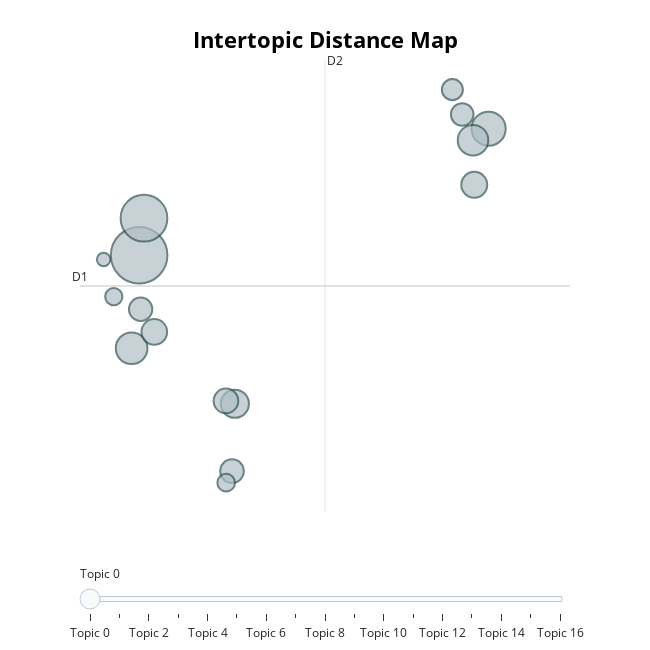

Notebook cell for this chart:
### Code cell
model.visualize_topics()

### Figure 1 — Plotly figure (JSON) as saved in the notebook; plotly's stock layout.template omitted (floating-point values rounded to 4 significant figures)
{"data": [{"customdata": [[0, "language | second | tests | english | instruction", 195], [1, "writing | composition | second | instruction | feedback", 133], [2, "communication | intercultural | cultural | mediated | language", 71], [3, "assisted | computer | learning | language | meta", 61], [4, "teacher | teachers | technology | education | content", 57], [5, "chinese | language | mandarin | instruction | second", 48], [6, "technology | student | in | education | handheld", 41], [7, "communication | synchronous | mediated | computer | analysis", 40], [8, "pronunciation | instruction | second | language | assisted", 37], [9, "games | game | educational | learning | technology", 34], [10, "spanish | instruction | student | language | second", 33], [11, "blended | learning | language | education | second", 31], [12, "reality | virtual | digital | immersive | maker", 27], [13, "mobile | assisted | learning | model | mall", 19], [14, "french | courses | instruction | undergraduate | video", 18], [15, "nan |  |  |  | ", 17], [16, "computer | communication | assisted | instruction | mediated", 11]], "hovertemplate": "<b>Topic %{customdata[0]}</b><br>%{customdata[1]}<br>Size: %{customdata[2]}", "legendgroup": "", "marker": {"color": "#B0BEC5", "line": {"color": "DarkSlateGrey", "width": 2}, "size": [195, 133, 71, 61, 57, 48, 41, 40, 37, 34, 33, 31, 27, 19, 18, 17, 11], "sizemode": "area", "sizeref": 0.1219, "symbol": "circle"}, "mode": "markers", "name": "", "orientation": "v", "showlegend": false, "type": "scatter", "x": [5.433, 5.569, 15.27, 5.221, 14.83, 8.127, 14.87, 5.859, 7.876, 8.047, 5.475, 14.53, 14.25, 7.883, 4.719, null, 4.433], "xaxis": "x", "y": [0.2996, 0.6472, 1.486, -0.5735, 1.379, -1.094, 0.9599, -0.4202, -1.067, -1.726, -0.2077, 1.62, 1.853, -1.835, -0.08919, null, 0.2595], "yaxis": "y"}], "layout": {"annotations": [{"showarrow": false, "text": "D1", "x": 3.768, "y": 0.01065, "yshift": 10}, {"showarrow": false, "text": "D2", "x": 10.66, "xshift": 10, "y": 2.131}], "height": 650, "hoverlabel": {"bgcolor": "white", "font": {"family": "Rockwell", "size": 16}}, "legend": {"itemsizing": "constant", "tracegroupgap": 0}, "margin": {"t": 60}, "shapes": [{"line": {"color": "#CFD8DC", "width": 2}, "type": "line", "x0": 10.66, "x1": 10.66, "y0": -2.11, "y1": 2.131}, {"line": {"color": "#9E9E9E", "width": 2}, "type": "line", "x0": 3.768, "x1": 17.56, "y0": 0.01065, "y1": 0.01065}], "sliders": [{"active": 0, "pad": {"t": 50}, "steps": [{"args": [{"marker.color": [["red", "#B0BEC5", "#B0BEC5", "#B0BEC5", "#B0BEC5", "#B0BEC5", "#B0BEC5", "#B0BEC5", "#B0BEC5", "#B0BEC5", "#B0BEC5", "#B0BEC5", "#B0BEC5", "#B0BEC5", "#B0BEC5", "#B0BEC5", "#B0BEC5"]]}], "label": "Topic 0", "method": "update"}, {"args": [{"marker.color": [["#B0BEC5", "red", "#B0BEC5", "#B0BEC5", "#B0BEC5", "#B0BEC5", "#B0BEC5", "#B0BEC5", "#B0BEC5", "#B0BEC5", "#B0BEC5", "#B0BEC5", "#B0BEC5", "#B0BEC5", "#B0BEC5", "#B0BEC5", "#B0BEC5"]]}], "label": "Topic 1", "method": "update"}, {"args": [{"marker.color": [["#B0BEC5", "#B0BEC5", "red", "#B0BEC5", "#B0BEC5", "#B0BEC5", "#B0BEC5", "#B0BEC5", "#B0BEC5", "#B0BEC5", "#B0BEC5", "#B0BEC5", "#B0BEC5", "#B0BEC5", "#B0BEC5", "#B0BEC5", "#B0BEC5"]]}], "label": "Topic 2", "method": "update"}, {"args": [{"marker.color": [["#B0BEC5", "#B0BEC5", "#B0BEC5", "red", "#B0BEC5", "#B0BEC5", "#B0BEC5", "#B0BEC5", "#B0BEC5", "#B0BEC5", "#B0BEC5", "#B0BEC5", "#B0BEC5", "#B0BEC5", "#B0BEC5", "#B0BEC5", "#B0BEC5"]]}], "label": "Topic 3", "method": "update"}, {"args": [{"marker.color": [["#B0BEC5", "#B0BEC5", "#B0BEC5", "#B0BEC5", "red", "#B0BEC5", "#B0BEC5", "#B0BEC5", "#B0BEC5", "#B0BEC5", "#B0BEC5", "#B0BEC5", "#B0BEC5", "#B0BEC5", "#B0BEC5", "#B0BEC5", "#B0BEC5"]]}], "label": "Topic 4", "method": "update"}, {"args": [{"marker.color": [["#B0BEC5", "#B0BEC5", "#B0BEC5", "#B0BEC5", "#B0BEC5", "red", "#B0BEC5", "#B0BEC5", "#B0BEC5", "#B0BEC5", "#B0BEC5", "#B0BEC5", "#B0BEC5", "#B0BEC5", "#B0BEC5", "#B0BEC5", "#B0BEC5"]]}], "label": "Topic 5", "method": "update"}, {"args": [{"marker.color": [["#B0BEC5", "#B0BEC5", "#B0BEC5", "#B0BEC5", "#B0BEC5", "#B0BEC5", "red", "#B0BEC5", "#B0BEC5", "#B0BEC5", "#B0BEC5", "#B0BEC5", "#B0BEC5", "#B0BEC5", "#B0BEC5", "#B0BEC5", "#B0BEC5"]]}], "label": "Topic 6", "method": "update"}, {"args": [{"marker.color": [["#B0BEC5", "#B0BEC5", "#B0BEC5", "#B0BEC5", "#B0BEC5", "#B0BEC5", "#B0BEC5", "red", "#B0BEC5", "#B0BEC5", "#B0BEC5", "#B0BEC5", "#B0BEC5", "#B0BEC5", "#B0BEC5", "#B0BEC5", "#B0BEC5"]]}], "label": "Topic 7", "method": "update"}, {"args": [{"marker.color": [["#B0BEC5", "#B0BEC5", "#B0BEC5", "#B0BEC5", "#B0BEC5", "#B0BEC5", "#B0BEC5", "#B0BEC5", "red", "#B0BEC5", "#B0BEC5", "#B0BEC5", "#B0BEC5", "#B0BEC5", "#B0BEC5", "#B0BEC5", "#B0BEC5"]]}], "label": "Topic 8", "method": "update"}, {"args": [{"marker.color": [["#B0BEC5", "#B0BEC5", "#B0BEC5", "#B0BEC5", "#B0BEC5", "#B0BEC5", "#B0BEC5", "#B0BEC5", "#B0BEC5", "red", "#B0BEC5", "#B0BEC5", "#B0BEC5", "#B0BEC5", "#B0BEC5", "#B0BEC5", "#B0BEC5"]]}], "label": "Topic 9", "method": "update"}, {"args": [{"marker.color": [["#B0BEC5", "#B0BEC5", "#B0BEC5", "#B0BEC5", "#B0BEC5", "#B0BEC5", "#B0BEC5", "#B0BEC5", "#B0BEC5", "#B0BEC5", "red", "#B0BEC5", "#B0BEC5", "#B0BEC5", "#B0BEC5", "#B0BEC5", "#B0BEC5"]]}], "label": "Topic 10", "method": "update"}, {"args": [{"marker.color": [["#B0BEC5", "#B0BEC5", "#B0BEC5", "#B0BEC5", "#B0BEC5", "#B0BEC5", "#B0BEC5", "#B0BEC5", "#B0BEC5", "#B0BEC5", "#B0BEC5", "red", "#B0BEC5", "#B0BEC5", "#B0BEC5", "#B0BEC5", "#B0BEC5"]]}], "label": "Topic 11", "method": "update"}, {"args": [{"marker.color": [["#B0BEC5", "#B0BEC5", "#B0BEC5", "#B0BEC5", "#B0BEC5", "#B0BEC5", "#B0BEC5", "#B0BEC5", "#B0BEC5", "#B0BEC5", "#B0BEC5", "#B0BEC5", "red", "#B0BEC5", "#B0BEC5", "#B0BEC5", "#B0BEC5"]]}], "label": "Topic 12", "method": "update"}, {"args": [{"marker.color": [["#B0BEC5", "#B0BEC5", "#B0BEC5", "#B0BEC5", "#B0BEC5", "#B0BEC5", "#B0BEC5", "#B0BEC5", "#B0BEC5", "#B0BEC5", "#B0BEC5", "#B0BEC5", "#B0BEC5", "red", "#B0BEC5", "#B0BEC5", "#B0BEC5"]]}], "label": "Topic 13", "method": "update"}, {"args": [{"marker.color": [["#B0BEC5", "#B0BEC5", "#B0BEC5", "#B0BEC5", "#B0BEC5", "#B0BEC5", "#B0BEC5", "#B0BEC5", "#B0BEC5", "#B0BEC5", "#B0BEC5", "#B0BEC5", "#B0BEC5", "#B0BEC5", "red", "#B0BEC5", "#B0BEC5"]]}], "label": "Topic 14", "method": "update"}, {"args": [{"marker.color": [["#B0BEC5", "#B0BEC5", "#B0BEC5", "#B0BEC5", "#B0BEC5", "#B0BEC5", "#B0BEC5", "#B0BEC5", "#B0BEC5", "#B0BEC5", "#B0BEC5", "#B0BEC5", "#B0BEC5", "#B0BEC5", "#B0BEC5", "red", "#B0BEC5"]]}], "label": "Topic 15", "method": "update"}, {"args": [{"marker.color": [["#B0BEC5", "#B0BEC5", "#B0BEC5", "#B0BEC5", "#B0BEC5", "#B0BEC5", "#B0BEC5", "#B0BEC5", "#B0BEC5", "#B0BEC5", "#B0BEC5", "#B0BEC5", "#B0BEC5", "#B0BEC5", "#B0BEC5", "#B0BEC5", "red"]]}], "label": "Topic 16", "method": "update"}]}], "title": {"font": {"color": "Black", "size": 22}, "text": "<b>Intertopic Distance Map</b>", "x": 0.5, "xanchor": "center", "y": 0.95, "yanchor": "top"}, "width": 650, "xaxis": {"anchor": "y", "domain": [0, 1], "range": [3.768, 17.56], "title": {"text": ""}, "visible": false}, "yaxis": {"anchor": "x", "domain": [0, 1], "range": [-2.11, 2.131], "title": {"text": ""}, "visible": false}}}
